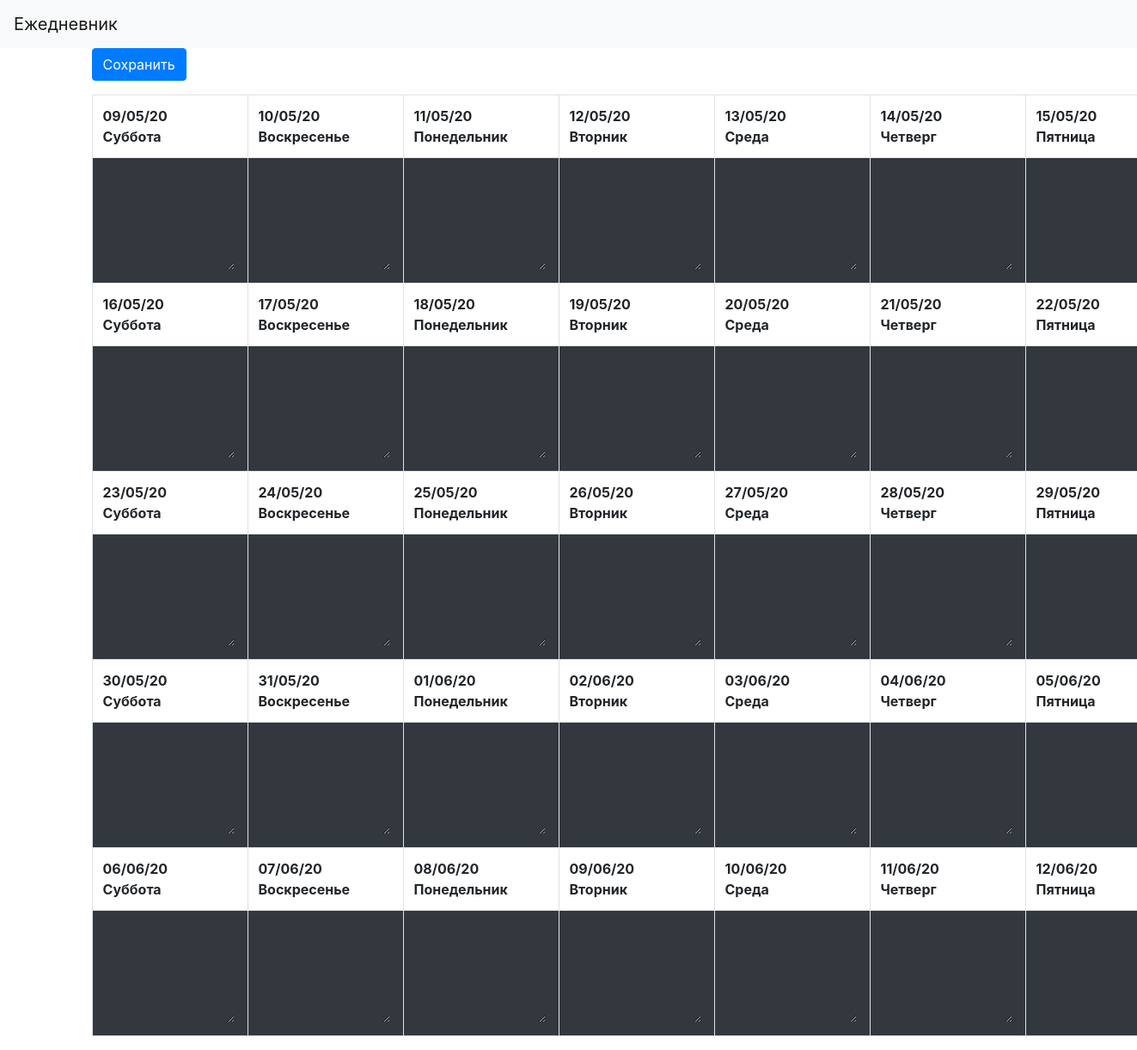
/list (signed in), run on the app's committed database.
### data/Days.py (models this page shows)
class DaysInfo(SqlAlchemyBase):
    __tablename__ = 'DaysInfo'
    id = sqlalchemy.Column(sqlalchemy.Integer,
                           primary_key=True, autoincrement=True)
    text = sqlalchemy.Column(sqlalchemy.String, nullable=True)
    user_name = sqlalchemy.Column(sqlalchemy.Integer, nullable=True)
    data = sqlalchemy.Column(sqlalchemy.String, nullable=True)

### page.py (the view)
@app.route('/list', methods=['GET'])
def list():
    list_weekdays = {"Mon" : 'Понедельник' , "Tue" : 'Вторник' , "Wed" : 'Среда' , "Thu" : 'Четверг' ,
                     "Fri" : 'Пятница' , "Sat" : 'Суббота' , "Sun" : 'Воскресенье'}
    global user_name
    form = TableForm()
    session = db_session.create_session()
    days_info = session.query(DaysInfo).filter(DaysInfo.user_name == user_name).all()
    for i in range(35):
        form.list_days[i].data = days_info[i].text
        data = list_weekdays[calendar.day_abbr[datetime.datetime.strptime(days_info[i].data,
                                                                          "%d/%m/%y").date().weekday()]]
        form.list_dates[i].data = [days_info[i].data, data]
    return render_template('main_page.html', title='To_do', form=form)

### TableForm.py
class TableForm(FlaskForm):
    list_days = FieldList(TextAreaField('название дня'), min_entries=35)
    list_dates = FieldList(HiddenField(''), min_entries=35)
    submit_save = SubmitField('Сохранить')

### data/db_session.py (called while the page is built)
def create_session() -> Session:
    global __factory
    return __factory()

### templates/main_page.html (shortened to what this page needs)
<!doctype html>
<html lang="en">
<head>
    <link rel="stylesheet"
          href="https://stackpath.bootstrapcdn.com/bootstrap/4.4.1/css/bootstrap.min.css"
>
</head>
<body>
<header>
    <nav class="navbar navbar-light bg-light">
        <a class="navbar-brand" href="#">Ежедневник</a>
    </nav>
</header>
<main role="main" class="container">
    <table align="center" class="table table-bordered">
        <form action="save_info" method="POST" class="form-inline my-2 my-lg-0">
            <p>{{ form.submit_save(type="submit", class="btn btn-primary", align="right") }}</p>
            <tr>
                <th>{{ form.list_dates[0].data[0] }}<br>
                    {{ form.list_dates[0].data[1] }}
                </th>
                <th>{{ form.list_dates[1].data[0] }}<br>
                    {{ form.list_dates[1].data[1] }}
                </th>
                <th>{{ form.list_dates[2].data[0] }}<br>
                    {{ form.list_dates[2].data[1] }}
                </th>
                <th>{{ form.list_dates[3].data[0] }}<br>
                    {{ form.list_dates[3].data[1] }}
                </th>
                <th>{{ form.list_dates[4].data[0] }}<br>
                    {{ form.list_dates[4].data[1] }}
                </th>
                <th>{{ form.list_dates[5].data[0] }}<br>
                    {{ form.list_dates[5].data[1] }}
                </th>
                <th>{{ form.list_dates[6].data[0] }}<br>
                    {{ form.list_dates[6].data[1] }}
                </th>
            </tr>
            <tr>
                <td align=center bgcolor=#32383e>{{ form.list_days[0](class="form-control") }}
                </td>
                <td align=center bgcolor=#32383e>{{ form.list_days[1](class="form-control") }}
                </td>
                <td align=center bgcolor=#32383e>{{ form.list_days[2](class="form-control") }}
                </td>
                <td align=center bgcolor=#32383e>{{ form.list_days[3](class="form-control") }}
                </td>
                <td align=center bgcolor=#32383e>{{ form.list_days[4](class="form-control") }}
                </td>
                <td align=center bgcolor=#32383e>{{ form.list_days[5](class="form-control") }}
                </td>
                <td align=center bgcolor=#32383e>{{ form.list_days[6](class="form-control") }}
                </td>
            </tr>
            <tr>
                <th>{{ form.list_dates[7].data[0] }}<br>
                    {{ form.list_dates[7].data[1] }}
                </th>
                <th>{{ form.list_dates[8].data[0] }}<br>
                    {{ form.list_dates[8].data[1] }}
                </th>
                <th>{{ form.list_dates[9].data[0] }}<br>
                    {{ form.list_dates[9].data[1] }}
                </th>
                <th>{{ form.list_dates[10].data[0] }}<br>
                    {{ form.list_dates[10].data[1] }}
                </th>
                <th>{{ form.list_dates[11].data[0] }}<br>
                    {{ form.list_dates[11].data[1] }}
                </th>
                <th>{{ form.list_dates[12].data[0] }}<br>
                    {{ form.list_dates[12].data[1] }}
                </th>
                <th>{{ form.list_dates[13].data[0] }}<br>
                    {{ form.list_dates[13].data[1] }}
                </th>
            </tr>
            <tr>
                <td align=center bgcolor=#32383e>{{ form.list_days[7](class="form-control") }}
                </td>
                <td align=center bgcolor=#32383e>{{ form.list_days[8](class="form-control") }}
                </td>
                <td align=center bgcolor=#32383e>{{ form.list_days[9](class="form-control") }}
                </td>
                <td align=center bgcolor=#32383e>{{ form.list_days[10](class="form-control") }}
                </td>
                <td align=center bgcolor=#32383e>{{ form.list_days[11](class="form-control") }}
                </td>
                <td align=center bgcolor=#32383e>{{ form.list_days[12](class="form-control") }}
                </td>
                <td align=center bgcolor=#32383e>{{ form.list_days[13](class="form-control") }}
                </td>
            </tr>
            <tr>
                <th>{{ form.list_dates[14].data[0] }}<br>
                    {{ form.list_dates[14].data[1] }}
                </th>
                <th>{{ form.list_dates[15].data[0] }}<br>
                    {{ form.list_dates[15].data[1] }}
                </th>
                <th>{{ form.list_dates[16].data[0] }}<br>
                    {{ form.list_dates[16].data[1] }}
                </th>
                <th>{{ form.list_dates[17].data[0] }}<br>
                    {{ form.list_dates[17].data[1] }}
                </th>
                <th>{{ form.list_dates[18].data[0] }}<br>
                    {{ form.list_dates[18].data[1] }}
                </th>
                <th>{{ form.list_dates[19].data[0] }}<br>
                    {{ form.list_dates[19].data[1] }}
                </th>
                <th>{{ form.list_dates[20].data[0] }}<br>
                    {{ form.list_dates[20].data[1] }}
                </th>
            </tr>
            <tr>
                <td align=center bgcolor=#32383e>{{ form.list_days[14](class="form-control") }}
                </td>
                <td align=center bgcolor=#32383e>{{ form.list_days[15](class="form-control") }}
                </td>
                <td align=center bgcolor=#32383e>{{ form.list_days[16](class="form-control") }}
                </td>
                <td align=center bgcolor=#32383e>{{ form.list_days[17](class="form-control") }}
                </td>
                <td align=center bgcolor=#32383e>{{ form.list_days[18](class="form-control") }}
                </td>
                <td align=center bgcolor=#32383e>{{ form.list_days[19](class="form-control") }}
                </td>
                <td align=center bgcolor=#32383e>{{ form.list_days[20](class="form-control") }}
                </td>
            </tr>
            <tr>
                <th>{{ form.list_dates[21].data[0] }}<br>
                    {{ form.list_dates[21].data[1] }}
                </th>
                <th>{{ form.list_dates[22].data[0] }}<br>
                    {{ form.list_dates[22].data[1] }}
                </th>
                <th>{{ form.list_dates[23].data[0] }}<br>
                    {{ form.list_dates[23].data[1] }}
                </th>
                <th>{{ form.list_dates[24].data[0] }}<br>
                    {{ form.list_dates[24].data[1] }}
                </th>
                <th>{{ form.list_dates[25].data[0] }}<br>
                    {{ form.list_dates[25].data[1] }}
                </th>
                <th>{{ form.list_dates[26].data[0] }}<br>
                    {{ form.list_dates[26].data[1] }}
                </th>
                <th>{{ form.list_dates[27].data[0] }}<br>
                    {{ form.list_dates[27].data[1] }}
                </th>
            </tr>
            <tr>
                <td align=center bgcolor=#32383e>{{ form.list_days[21](class="form-control") }}
                </td>
                <td align=center bgcolor=#32383e>{{ form.list_days[22](class="form-control") }}
                </td>
                <td align=center bgcolor=#32383e>{{ form.list_days[23](class="form-control") }}
                </td>
                <td align=center bgcolor=#32383e>{{ form.list_days[24](class="form-control") }}
                </td>
                <td align=center bgcolor=#32383e>{{ form.list_days[25](class="form-control") }}
                </td>
                <td align=center bgcolor=#32383e>{{ form.list_days[26](class="form-control") }}
                </td>
                <td align=center bgcolor=#32383e>{{ form.list_days[27](class="form-control") }}
                </td>
            </tr>
            <tr>
                <th>{{ form.list_dates[28].data[0] }}<br>
                    {{ form.list_dates[28].data[1] }}
                </th>
                <th>{{ form.list_dates[29].data[0] }}<br>
                    {{ form.list_dates[29].data[1] }}
                </th>
                <th>{{ form.list_dates[30].data[0] }}<br>
                    {{ form.list_dates[30].data[1] }}
                </th>
                <th>{{ form.list_dates[31].data[0] }}<br>
                    {{ form.list_dates[31].data[1] }}
                </th>
                <th>{{ form.list_dates[32].data[0] }}<br>
                    {{ form.list_dates[32].data[1] }}
                </th>
                <th>{{ form.list_dates[33].data[0] }}<br>
                    {{ form.list_dates[33].data[1] }}
                </th>
                <th>{{ form.list_dates[34].data[0] }}<br>
                    {{ form.list_dates[34].data[1] }}
                </th>
            </tr>
            <tr>
                <td align=center bgcolor=#32383e>{{ form.list_days[28](class="form-control") }}
                </td>
                <td align=center bgcolor=#32383e>{{ form.list_days[29](class="form-control") }}
                </td>
                <td align=center bgcolor=#32383e>{{ form.list_days[30](class="form-control") }}
                </td>
                <td align=center bgcolor=#32383e>{{ form.list_days[31](class="form-control") }}
                </td>
                <td align=center bgcolor=#32383e>{{ form.list_days[32](class="form-control") }}
                </td>
                <td align=center bgcolor=#32383e>{{ form.list_days[33](class="form-control") }}
                </td>
                <td align=center bgcolor=#32383e>{{ form.list_days[34](class="form-control") }}
                </td>
            </tr>
        </form>
    </table>
</main>
</body>
</html>

### templates/main_page.html (style rules this page uses)
textarea.form-control { border: none; background: transparent; margin: 3px; width: 150px; padding: 0px 0 5px 5px; height: 115px; color: #fff; }

### data on the page
DaysInfo: data "09/05/20"
DaysInfo: data "10/05/20"
DaysInfo: data "11/05/20"
DaysInfo: data "12/05/20"
DaysInfo: data "13/05/20"
DaysInfo: data "14/05/20"
DaysInfo: data "15/05/20"
DaysInfo: data "16/05/20"
DaysInfo: data "17/05/20"
DaysInfo: data "18/05/20"
DaysInfo: data "19/05/20"
DaysInfo: data "20/05/20"
DaysInfo: data "21/05/20"
DaysInfo: data "22/05/20"
DaysInfo: data "23/05/20"
DaysInfo: data "24/05/20"
DaysInfo: data "25/05/20"
DaysInfo: data "26/05/20"
DaysInfo: data "27/05/20"
DaysInfo: data "28/05/20"
DaysInfo: data "29/05/20"
DaysInfo: data "30/05/20"
DaysInfo: data "31/05/20"
DaysInfo: data "01/06/20"
DaysInfo: data "02/06/20"
DaysInfo: data "03/06/20"
DaysInfo: data "04/06/20"
DaysInfo: data "05/06/20"
DaysInfo: data "06/06/20"
DaysInfo: data "07/06/20"
DaysInfo: data "08/06/20"
DaysInfo: data "09/06/20"
DaysInfo: data "10/06/20"
DaysInfo: data "11/06/20"
DaysInfo: data "12/06/20"
